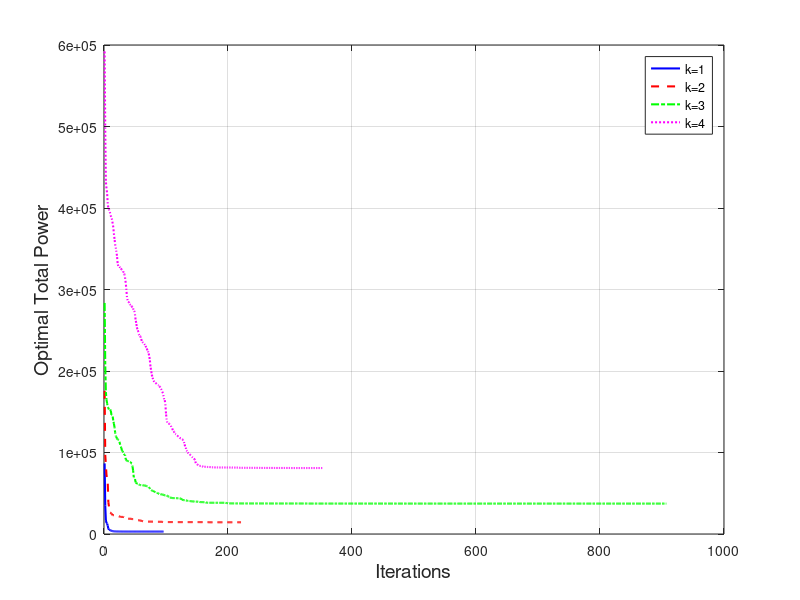

The MATLAB source for this figure:
clc; clear;

% 设置图形显示参数
set(0, 'DefaultAxesFontSize', 10);
set(0, 'DefaultTextFontSize', 12);

time = [65.852906, 154.288860, 150.386522, 60.297269];

% 加载第一个文件，并将record变量重命名为record1
data1 = load('case2_PSO1_record.mat');
record1 = data1.record;  % 如果原程序保存的是record，则这里用data1.record

data2 = load('case2_PSO2_record.mat');
record2 = data2.record;

data3 = load('case2_PSO3_record.mat');
record3 = data3.record;

data4 = load('case2_PSO4_record.mat');
record4 = data4.record;

% % 找到最大长度，用于统一x轴
% max_len = max([length(record1), length(record2), length(record3), length(record4)]);
% 
% % 创建图形
% figure('Position', [100, 100, 1200, 800]);
% 
% % (a) k=1 
% subplot(2, 2, 1);
% plot(record1, 'b-', 'LineWidth', 2);
% xlabel('Iterations', 'FontSize', 16);
% ylabel('Optimal Total Power', 'FontSize', 16);
% title('(a) k=1', 'FontSize', 16, 'FontWeight', 'bold');
% grid on;
% 
% % 添加收敛值标注
% final_value1 = record1(end);
% text(length(record1)*0.45, max(record1)*0.8, sprintf('Final Power: %.2e', final_value1), ...
%     'FontSize', 16, 'BackgroundColor', 'white');
% text(length(record1)*0.45, max(record1)*0.65, sprintf('runtime: %.2f S', time(1)), ...
%     'FontSize', 16, 'BackgroundColor', 'white');
% 
% % (b) k=2 
% subplot(2, 2, 2);
% plot(record2, 'r-', 'LineWidth', 2);
% xlabel('Iterations', 'FontSize', 16);
% ylabel('Optimal Total Power', 'FontSize', 16);
% title('(b) k=2', 'FontSize', 16, 'FontWeight', 'bold');
% grid on;
% 
% % 添加收敛值标注
% final_value2 = record2(end);
% text(length(record2)*0.5, max(record2)*0.8, sprintf('Final Power: %.2e', final_value2), ...
%     'FontSize', 16, 'BackgroundColor', 'white');
% text(length(record2)*0.5, max(record2)*0.65, sprintf('runtime: %.2f S', time(2)), ...
%     'FontSize', 16, 'BackgroundColor', 'white');
% 
% % (c) k=3 
% subplot(2, 2, 3);
% plot(record3, 'g-', 'LineWidth', 2);
% xlabel('Iterations', 'FontSize', 16);
% ylabel('Optimal Total Power', 'FontSize', 16);
% title('(c) k=3', 'FontSize', 16, 'FontWeight', 'bold');
% grid on;
% 
% % 添加收敛值标注
% final_value3 = record3(end);
% text(length(record3)*0.45, max(record3)*0.8, sprintf('Final Power: %.2e', final_value3), ...
%     'FontSize', 16, 'BackgroundColor', 'white');
% text(length(record3)*0.45, max(record3)*0.65, sprintf('runtime: %.2f S', time(3)), ...
%     'FontSize', 16, 'BackgroundColor', 'white');
% 
% % (d) k=4 
% subplot(2, 2, 4);
% plot(record4, 'm-', 'LineWidth', 2);
% xlabel('Iterations', 'FontSize', 16);
% ylabel('Optimal Total Power', 'FontSize', 16);
% title('(d) k=4', 'FontSize', 16, 'FontWeight', 'bold');
% grid on;
% 
% % 添加收敛值标注
% final_value4 = record4(end);
% text(length(record4)*0.45, max(record4)*0.8, sprintf('Final Power: %.2e', final_value4), ...
%     'FontSize', 16, 'BackgroundColor', 'white');
% text(length(record4)*0.45, max(record4)*0.65, sprintf('runtime: %.2f S', time(4)), ...
%     'FontSize', 16, 'BackgroundColor', 'white');
% 
% % 添加总标题
% % sgtitle('遗传算法在不同融合规则下的优化性能对比', 'FontSize', 14, 'FontWeight', 'bold');
% 
% % 调整子图间距
% h = gcf;
% set(h, 'PaperPositionMode', 'auto');

figure;
plot(1:length(record1), record1, 'b-', 'LineWidth', 1.5, 'DisplayName', 'k=1');
hold on;
plot(1:length(record2), record2, 'r--', 'LineWidth', 1.5, 'DisplayName', 'k=2');
plot(1:length(record3), record3, 'g-.', 'LineWidth', 1.5, 'DisplayName', 'k=3');
plot(1:length(record4), record4, 'm:', 'LineWidth', 1.5, 'DisplayName', 'k=4');
hold off;

xlabel('Iterations', 'FontSize', 14);
ylabel('Optimal Total Power', 'FontSize', 14);
legend('show');
grid on;

% 保存图形
print('case2_PSO1234.jpg', '-dpng', '-r300');
fprintf('图形已保存为 case2_PSO1234.jpg\n');
